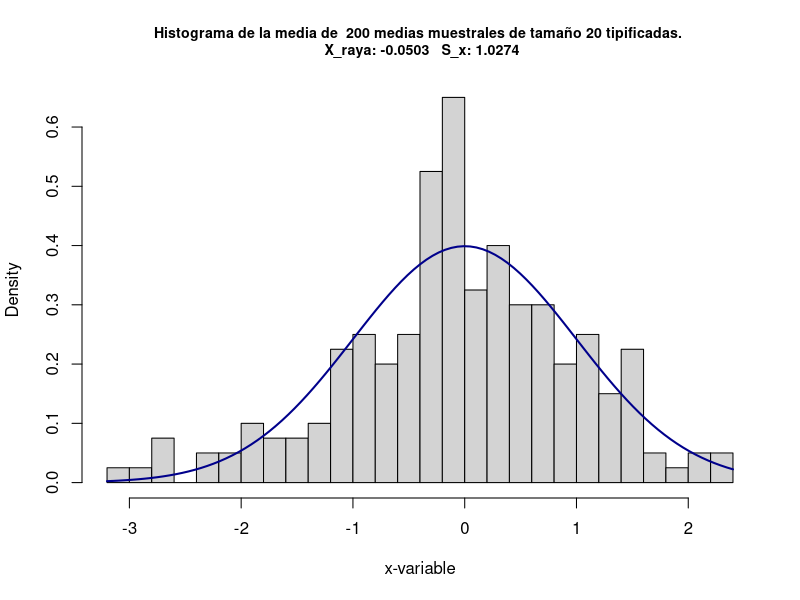
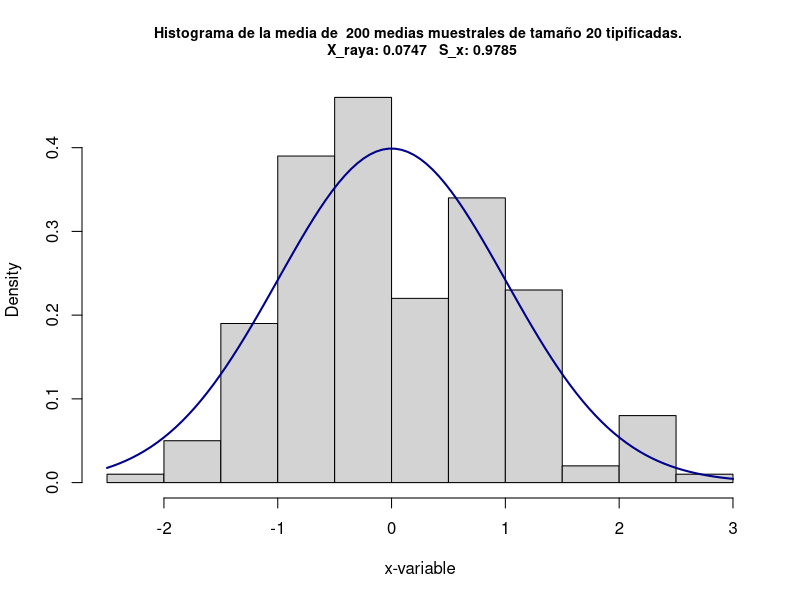
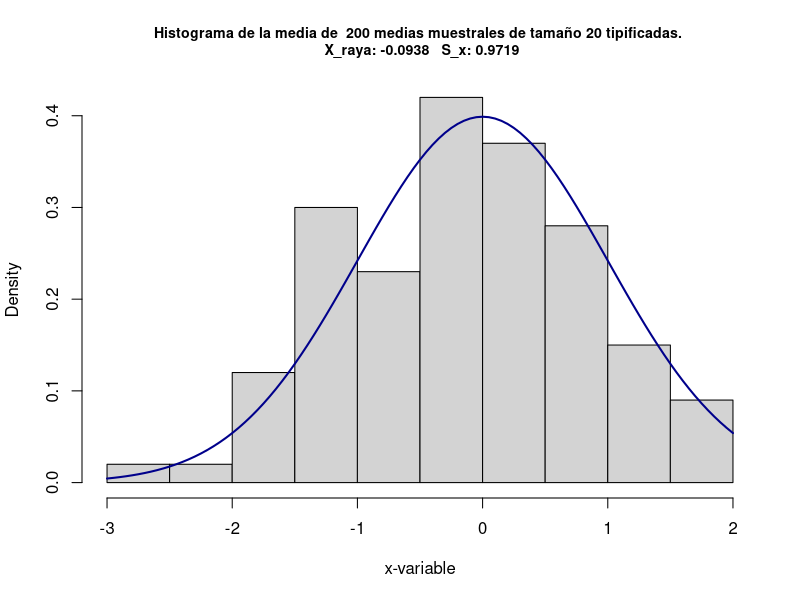
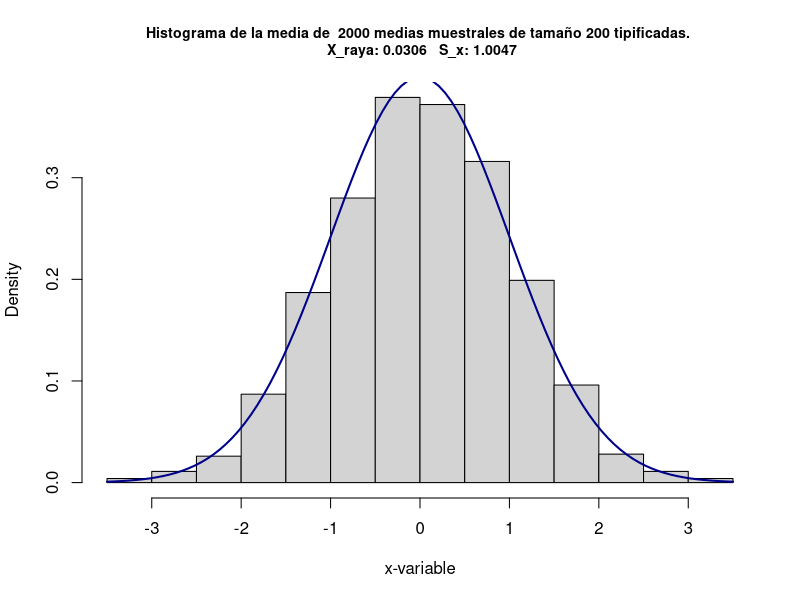

Recreate these plots in R, in order.
#
# Title:
#   Ejercicios Computación Estadística - Hoja 9 - Ejercicio 4
#
# Author:
#   Sergio García Prado - garciparedes.me
#
# Date:
#   May 2018
#

rm(list = ls())


# Para comprobar empíricamente mediante simulación el teorema central del límite
# vamos a generar un número grande de muestras aleatorias simples procedentes de
# una distribución con media (mu) y varianza finita (sigma). Para cada una de
# estas muestras debemos calcular la media muestral y luego el estadístico
#
# Z = sqrt(n) * (X - (mu)) / (sigma) .
#
# Con los valores de Z debemos comprobar si corresponden a un distribución
# normal estándar como dice el teorema central del límite.


Tipify <- function(sample.mean, mu, dev, n) {
  # Calcula el estadístico Tipificado T
  #
  # Args:
  #   sample.mean: media muestral de la variable X.
  #   mu: Media poblacional de la variable X.
  #   dev: Desviación estándar poblacional de la variable X.
  #   n: Número de observaciones en la muestra utilizada para calcular
  #       x.mean de X.
  #
  # Returns:
  #   Tipificación en la normal estándar de la media muestral de la variable X.
  (sample.mean - mu) * sqrt(n) / dev
}

NormalMu <- function(...) {
  # Extrae la Media de una variable Normal.
  #
  # Args:
  #   ...: lista de parámetros.
  #
  # Returns:
  #   Media de una variable Normal.
  list(...)$mean
}

NormalDev <- function(...) {
  # Extrae la Desviación Estándar de una variable Normal.
  #
  # Args:
  #   ...: lista de parámetros.
  #
  # Returns:
  #   Desviación Estándar de una variable Normal.
  list(...)$sd
}

BinomMu <- function(...) {
  # Extrae la Media de una variable Binomial.
  #
  # Args:
  #   ...: lista de parámetros.
  #
  # Returns:
  #   Media de una variable Binomial.
  l <- list(...)
  l$size * l$prob
}

BinomDev <- function(...) {
  # Extrae la Desviación Estándar de una variable Binomial.
  #
  # Args:
  #   ...: lista de parámetros.
  #
  # Returns:
  #   Desviación Estándar de una variable Binomial.
  l <- list(...)
  sqrt(l$size * l$prob * (1 - l$prob))
}

WeibullMu <- function(...) {
  # Extrae la Media de una variable Weibull.
  #
  # Args:
  #   ...: lista de parámetros.
  #
  # Returns:
  #   Media de una variable Weibull.
  l <- list(...)
  l$scale * gamma (1 + 1 / l$shape)
}

WeibullDev <- function(...) {
  # Extrae la Desviación Estándar de una variable Weibull.
  #
  # Args:
  #   ...: lista de parámetros.
  #
  # Returns:
  #   Desviación Estándar de una variable Weibull.
  l <- list(...)
  sqrt(l$scale ^ 2 * ( gamma(1 + 2 / l$shape) - gamma(1 + 1 / l$shape) ^ 2 ))
}

Simulate <- function(B, N, Generator = rnorm, GeneratorMu = NormalMu,
                     GeneratorDev = NormalDev, breaks = 20, ...) {
  # Realiza una simulación para comprobar la convergencia asintótica hacia
  # la distribución Normal Estándar por el TCL.
  #
  # Args:
  #   B: Número de muestras que simular.
  #   N: Tamaño de cada muestra a simular.
  #   Generator: Función de Generación de números aleatorios. Por defecto se
  #       toma el de variables Normales.
  #   GeneratorMu: Función para el cálculo de la media muestral (necesaria para
  #       la tipificación). Por defecto se toma la de variables Normales.
  #   GeneratorDev: Función para el cálculo de la media muestral (necesaria para
  #       la tipificación). Por defecto se toma la de variables Normales.
  #   ...: lista de parámetros opcionales. Aquí se recogen los parámetros de la
  #       distribución a simular (forma, escala, localización, etc.) siguiendo
  #       la definición apropiada de la función `Generator` así como
  #       `GeneratorMu` y `GeneratorDev`.
  #
  # Returns:
  #   Desviación Estándar de una variable Weibull.
  s <- matrix(Generator(B * N, ...),
                     nrow = B, ncol = N)

  mu <- GeneratorMu(...)
  dev <- GeneratorDev(...)

  s.means <- rowMeans(s)
  s.means.tipified <- Tipify(s.means, mu, dev, N)

  hist(s.means.tipified, prob = TRUE, breaks = breaks, cex.main = 0.85,
       xlab="x-variable", col = "lightgray",
       main = paste("Histograma de la media de ", B,
                    "medias muestrales de tamaño", N,
                    "tipificadas. \n X_raya:",
                    round(mean(s.means.tipified), digits = 4),
                    "  S_x:", round(sd(s.means.tipified), digits = 4)))
  curve(dnorm(x), add = TRUE, col = "darkblue",  lwd=2)
}



# Simulación N(20, 2)
Simulate(200, 20, rnorm, NormalMu, NormalDev,
         mean = 20, sd = 2)

# Puesto que la variable sobre la cual se aplica el TCL ya era una variable
# Normal, el ajuste es bueno para valores reducidos tanto de B como de n, ya
# que en este caso la convergencia no es asintótica, sino que es una simple
# transformación de variables. Esto se debe a la propiedad de que la suma de
# Normales es Normal.



# Simulación B(20, 0.03)
Simulate(200, 20, rbinom, BinomMu, BinomDev, breaks = 10,
        size = 20, prob = 0.03)

# En este caso, la aproximación no converge rápidamente hacia la distribución
# Normal, dado que a pesar de que la distribución Binomial se basa en una suma
# de variables de Bernoulli, estas son discretas. Por tanto, en este caso,
# tiene gran importancia el parámetro N, que "suaviza" la distribución de
# medias conforme este aumenta, ya que el rango de posibles valores al
# promediar es mucho mayor. También mejora conforme B aumenta.



# Simulación B(20, 0.8)
Simulate(200, 20, rbinom, BinomMu, BinomDev, breaks = 10,
         size = 20, prob = 0.8)

# Para este caso, ocurre algo similar, sin embargo el ajuste es de menor
# precisión dado que n * p (1 - p) < 5, lo cual es un requisito heurístico que
# se suele tomar para decidir si es posible el ajuste a la Normal. Sin embargo,
# en este caso no es una restricción imprescindible, ya que lo que estudiamos es
# la tipificación de B medias muestrales construidas a partir de N observaciones
# cada una.



# Simulación W(5, 15)
Simulate(2000, 200, rweibull, WeibullMu, WeibullDev, shape = 15, scale = 5)

# Puesto que la distribución de Weibull es continua y está compuesta como suma
# de variables Exponenciales, la aproximación a la normal es buena. Esta mejora
# drásticamente conforme aumenta el parámetro B en la simulación, mientras que
# lo hace mucho más sutílmente cuando aumente el parámetro N.
